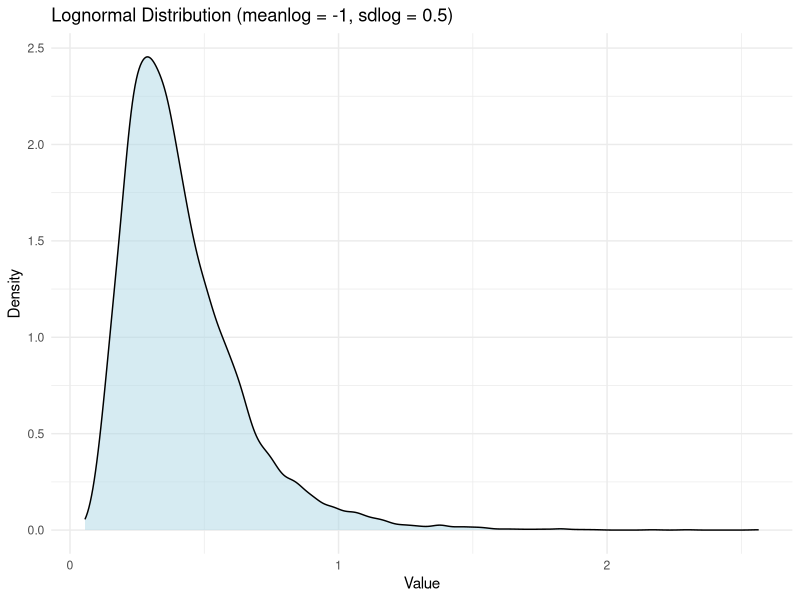
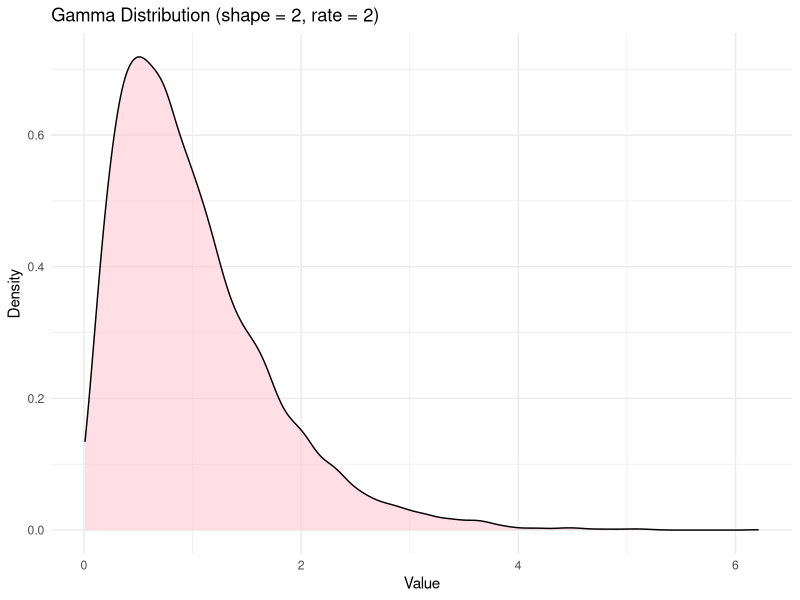
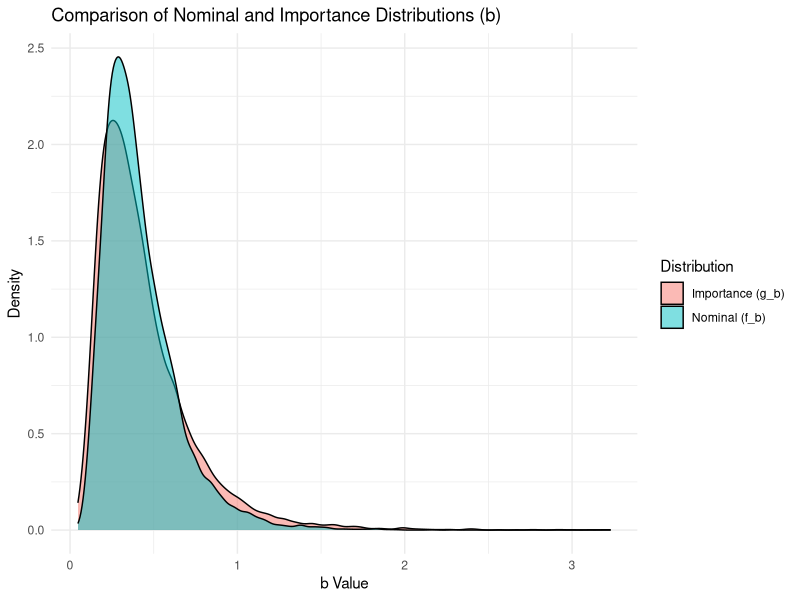
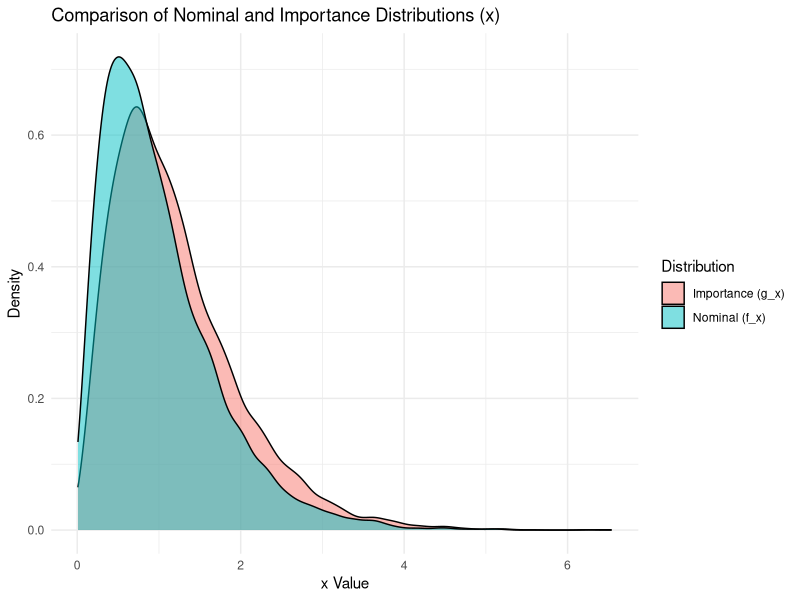
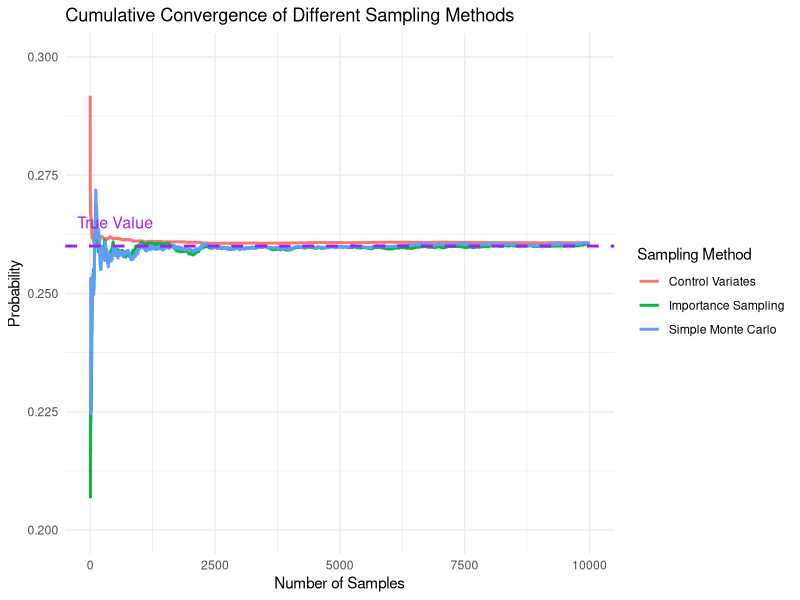

The R source for these figures, in order:
## ---- chunk 1
library(tidyverse)
library(ggplot2)
## ---- chunk 2
set.seed(8160)
n <- 10000

## Pre-calculating b samples and x samples for use in simple MC and CV
b_samples <- rlnorm(n, meanlog = -1, sdlog = 0.5)
x_samples <- rgamma(n, shape = 2, rate = 2)

lognormal_df <- data.frame(values = b_samples, 
                           distribution = "Lognormal(-1, 0.5)")
gamma_df <- data.frame(values = x_samples, 
                       distribution = "Gamma(2, 2)")

ggplot(lognormal_df, aes(x = values)) +
  geom_density(fill = "lightblue", alpha = 0.5) +
  labs(title = "Lognormal Distribution (meanlog = -1, sdlog = 0.5)",
       x = "Value", y = "Density") +
  theme_minimal()

ggplot(gamma_df, aes(x = values)) +
  geom_density(fill = "pink", alpha = 0.5) +
  labs(title = "Gamma Distribution (shape = 2, rate = 2)",
       x = "Value", y = "Density") +
  theme_minimal()
## ---- chunk 3
alpha <- -2
beta <- 0.5

p_baseline_adverse_event <- exp(alpha) / (1 + exp(alpha))

knitr::kable(p_baseline_adverse_event, digits = 6, 
             col.names = "Probability of the Baseline Adverse Event")
## ---- chunk 4
start_time_smc <- Sys.time()

alpha <- -2
beta <- 0.5

logit_inverse_function <- function(x) {
  return(exp(x) / (1 + exp(x)))
}

## Calculating the probability of an adverse event based on pre-sampled b and x 
p_ij <- logit_inverse_function(alpha + b_samples + beta * x_samples)

p_adverse_event_smc <- mean(p_ij) 
var_smc <- var(p_ij)

cpu_time_smc <- Sys.time() - start_time_smc

## knitr::kable(p_adverse_event_smc, digits = 6, 
##             col.names = "Probability of the Adverse Event of Simple MC Sampling")
## ---- chunk 5
start_time_cv <- Sys.time()

Y <- logit_inverse_function(alpha + b_samples + beta * x_samples)
E_Y <- mean(Y)
var_Y <- var(Y)

## U is on-logit transformed Y
U <- alpha + b_samples + beta * x_samples
E_U <- mean(U)
var_U <- var(U)

cov_Y_U <- cov(Y, U)
c_star <- -cov_Y_U / var_U 

## Applying covariate correction
Y_cv <- Y + c_star * (U - E_U)
E_Y_cv <- mean(Y_cv)
var_Y_cv <- var_Y - (cov_Y_U ^ 2) / var_U

cpu_time_cv <- Sys.time() - start_time_cv

control_variate_df <- data.frame(
  Estimates = c("Mean", "Variance"),
  Without_Control_Variate = c(E_Y, var_Y),
  With_Control_Variate = c(E_Y_cv, var_Y_cv)
)

## knitr::kable(control_variate_df, digits = 10, 
##             caption = "Comparison of Estimates With and Without Control Variate")
## ---- chunk 6
set.seed(8160)

b_samples_nominal <- rlnorm(n, meanlog = -1, sdlog = 0.5)
x_samples_nominal <- rgamma(n, shape = 2, rate = 2)
b_samples_importance <- rlnorm(n, meanlog = -1, sdlog = 0.6)
x_samples_importance <- rgamma(n, shape = 2.4, rate = 2)

b_df <- data.frame(Value = c(b_samples_nominal, b_samples_importance),
                   Distribution = rep(c("Nominal (f_b)", "Importance (g_b)"), each = n))

x_df <- data.frame(Value = c(x_samples_nominal, x_samples_importance ),
                   Distribution = rep(c("Nominal (f_x)", "Importance (g_x)"), each = n))

ggplot(b_df, aes(x = Value, fill = Distribution)) +
  geom_density(alpha = 0.5) +
  labs(title = "Comparison of Nominal and Importance Distributions (b)",
       x = "b Value", y = "Density") +
  theme_minimal()

ggplot(x_df, aes(x = Value, fill = Distribution)) +
  geom_density(alpha = 0.5) +
  labs(title = "Comparison of Nominal and Importance Distributions (x)",
       x = "x Value", y = "Density") +
  theme_minimal()
## ---- chunk 7
set.seed(8160)

start_time_is <- Sys.time()

# Nominal Distribution
f_b <- function(b) {
  return(dlnorm(b, meanlog = -1, sdlog = 0.5))
  }
f_x <- function(x) { 
  return(dgamma(x, shape = 2, rate = 2))
  }

# Importance Distribution
g_b <- function(b) {
  return(dlnorm(b, meanlog = -1, sdlog = 0.6))
}
g_x <- function(x) {
  return(dgamma(x, shape = 2.4, rate = 2))
}

weights <- function(b, x) {
  return((f_b(b) * f_x(x)) / (g_b(b) * g_x(x)))
}

b_samples_importance <- rlnorm(n, meanlog = -1, sdlog = 0.6)
x_samples_importance <- rgamma(n, shape = 2.4, rate = 2)

p_ij_is <- logit_inverse_function(alpha + b_samples_importance + beta * x_samples_importance) 
w <- weights(b_samples_importance, x_samples_importance)

E_is <- sum(w * p_ij_is) / sum(w)
var_is <- sum(w ^ 2 * (p_ij_is - E_is) ^ 2) / (sum(w) ^ 2)

cpu_time_is <- Sys.time() - start_time_is

importance_sampling_results <- data.frame(
  Estimates = c("Mean", "Variance"),
  Value = c(E_is, var_is)
)

## knitr::kable(importance_sampling_results, digits = 6,  
##             caption = "Importance Sampling Estimates for Adverse Event Probability")
## ---- chunk 8
set.seed(8160)

N_true <- 1000000

b_samples_N <- rlnorm(N_true, meanlog = -1, sdlog = 0.5)  
x_samples_N <- rgamma(N_true, shape = 2, rate = 2)

p_adverse_event_true <- mean(logit_inverse_function(alpha + b_samples_N + beta * x_samples_N)) 

bias_smc <- p_adverse_event_smc - p_adverse_event_true
bias_cv <- E_Y_cv - p_adverse_event_true
bias_is <- E_is - p_adverse_event_true

comparison_df <- data.frame(
  Method = c("Simple Monte Carlo", "Control Variates", "Importance Sampling"),
  Estimated_Probability = c(p_adverse_event_smc, E_Y_cv, E_is),
  Bias = c(bias_smc, bias_cv, bias_is),
  Variance = c(var_smc, var_Y_cv, var_is),
  CPU_Time = c(cpu_time_smc, cpu_time_cv, cpu_time_is)
)

knitr::kable(comparison_df, digits = 10, 
      caption = "Comparison of Sampling Methods (Bias, Variance, and CPU Time)")
## ---- chunk 9
cumulative_mc <- cumsum(p_ij) / seq_along(p_ij)
cumulative_cv <- cumsum(Y_cv) / seq_along(Y_cv)
cumulative_is <- cumsum(w * p_ij_is) / cumsum(w) 

cumulative_convergence_df <- data.frame(
  Sample = rep(1 : 10000, 3),
  Value = c(cumulative_mc, cumulative_cv, cumulative_is),
  Method = rep(c("Simple Monte Carlo", "Control Variates", "Importance Sampling"), each = n)
)

ggplot(cumulative_convergence_df, aes(x = Sample, y = Value, color = Method)) +
  geom_line(size = 1) +
  geom_hline(yintercept = p_adverse_event_true, linetype = "dashed", color = "purple", size = 1) +  
  annotate("text", x = 500, y = p_adverse_event_true + 0.005, 
           label = "True Value", size = 4, color = "purple") + 
  labs(title = "Cumulative Convergence of Different Sampling Methods",
       x = "Number of Samples",
       y = "Probability",
       color = "Sampling Method") + 
  theme_minimal() + 
  ylim(c(0.20, 0.30))
